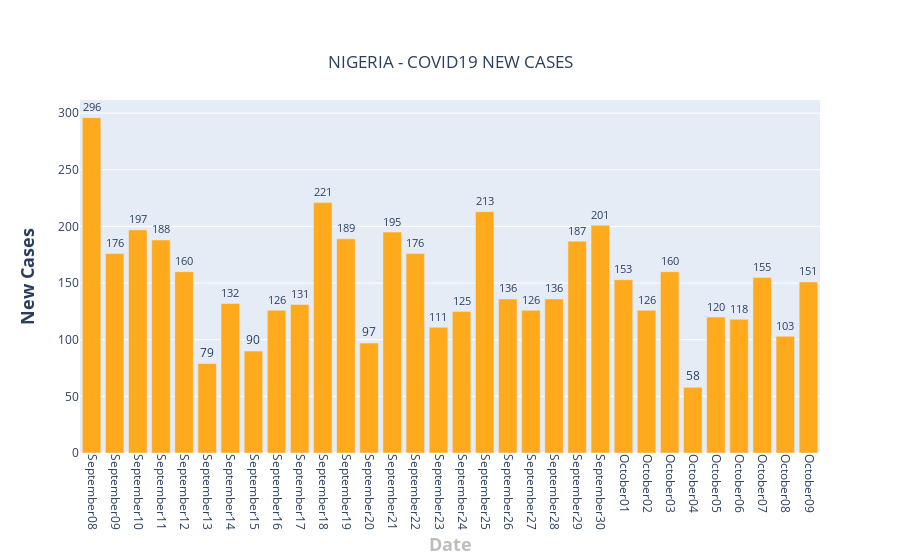

Notebook cell for this chart:
### Code cell
fig = go.Figure()

ngr_total_per_day = []
for date in dates:    
    total = ngr[date].str.replace('+','').fillna(0).str.replace(',','').fillna(0).astype(int)
    ngr_total_per_day.append(int(total))
    
fig.add_trace(go.Bar(x=dates[-32:],  y = ngr_total_per_day[-32:],text=ngr_total_per_day[-32:],textposition='outside',name = "South Africa",marker_color='#FFAA1D'))
fig.update_layout(
    title={
        'text': "NIGERIA - COVID19 NEW CASES",
        'y':0.9,
        'x':0.5,
        'xanchor': 'center',
        'yanchor': 'top'},
    xaxis=dict(title='<b>Date</b>',titlefont_size=18, titlefont=dict(color='#BDBDBD')),
    yaxis=dict(title='<b>New Cases</b>',titlefont_size=18),
    xaxis_tickangle=90,
)

fig.show()

### Figure 1 — Plotly figure (JSON) as saved in the notebook; plotly's stock layout.template omitted (floating-point values rounded to 4 significant figures)
{"data": [{"marker": {"color": "#FFAA1D"}, "name": "South Africa", "text": ["296", "176", "197", "188", "160", "79", "132", "90", "126", "131", "221", "189", "97", "195", "176", "111", "125", "213", "136", "126", "136", "187", "201", "153", "126", "160", "58", "120", "118", "155", "103", "151"], "textposition": "outside", "type": "bar", "x": ["September08", "September09", "September10", "September11", "September12", "September13", "September14", "September15", "September16", "September17", "September18", "September19", "September20", "September21", "September22", "September23", "September24", "September25", "September26", "September27", "September28", "September29", "September30", "October01", "October02", "October03", "October04", "October05", "October06", "October07", "October08", "October09"], "y": [296, 176, 197, 188, 160, 79, 132, 90, 126, 131, 221, 189, 97, 195, 176, 111, 125, 213, 136, 126, 136, 187, 201, 153, 126, 160, 58, 120, 118, 155, 103, 151]}], "layout": {"title": {"text": "NIGERIA - COVID19 NEW CASES", "x": 0.5, "xanchor": "center", "y": 0.9, "yanchor": "top"}, "xaxis": {"tickangle": 90, "title": {"font": {"color": "#BDBDBD", "size": 18}, "text": "<b>Date</b>"}}, "yaxis": {"title": {"font": {"size": 18}, "text": "<b>New Cases</b>"}}}}
